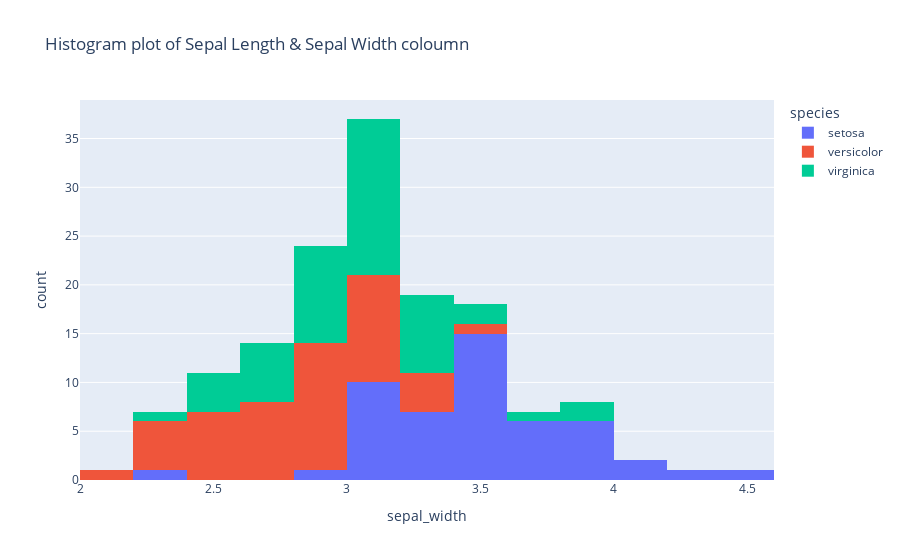

Source (notebook cell):
### Markdown cell above
## 6.Histogram
A histogram is a graphical representation of data distribution, showing:
- **Frequency or Density**: The number of data points within each range (bin).
- **Data Shape**: The overall distribution, including central tendency, variability, and skewness.

### Code cell
fig6=px.histogram(df,x='sepal_width',color='species',title='Histogram plot of Sepal Length & Sepal Width coloumn')
fig6.show()

### Figure 1 — Plotly figure (JSON) as saved in the notebook; plotly's stock layout.template omitted (floating-point values rounded to 4 significant figures)
{"data": [{"bingroup": "x", "hovertemplate": "species=setosa<br>sepal_width=%{x}<br>count=%{y}<extra></extra>", "legendgroup": "setosa", "marker": {"color": "#636efa", "pattern": {"shape": ""}}, "name": "setosa", "orientation": "v", "showlegend": true, "type": "histogram", "x": [3.5, 3.0, 3.2, 3.1, 3.6, 3.9, 3.4, 3.4, 2.9, 3.1, 3.7, 3.4, 3.0, 3.0, 4.0, 4.4, 3.9, 3.5, 3.8, 3.8, 3.4, 3.7, 3.6, 3.3, 3.4, 3.0, 3.4, 3.5, 3.4, 3.2, 3.1, 3.4, 4.1, 4.2, 3.1, 3.2, 3.5, 3.6, 3.0, 3.4, 3.5, 2.3, 3.2, 3.5, 3.8, 3.0, 3.8, 3.2, 3.7, 3.3], "xaxis": "x", "yaxis": "y"}, {"bingroup": "x", "hovertemplate": "species=versicolor<br>sepal_width=%{x}<br>count=%{y}<extra></extra>", "legendgroup": "versicolor", "marker": {"color": "#EF553B", "pattern": {"shape": ""}}, "name": "versicolor", "orientation": "v", "showlegend": true, "type": "histogram", "x": [3.2, 3.2, 3.1, 2.3, 2.8, 2.8, 3.3, 2.4, 2.9, 2.7, 2.0, 3.0, 2.2, 2.9, 2.9, 3.1, 3.0, 2.7, 2.2, 2.5, 3.2, 2.8, 2.5, 2.8, 2.9, 3.0, 2.8, 3.0, 2.9, 2.6, 2.4, 2.4, 2.7, 2.7, 3.0, 3.4, 3.1, 2.3, 3.0, 2.5, 2.6, 3.0, 2.6, 2.3, 2.7, 3.0, 2.9, 2.9, 2.5, 2.8], "xaxis": "x", "yaxis": "y"}, {"bingroup": "x", "hovertemplate": "species=virginica<br>sepal_width=%{x}<br>count=%{y}<extra></extra>", "legendgroup": "virginica", "marker": {"color": "#00cc96", "pattern": {"shape": ""}}, "name": "virginica", "orientation": "v", "showlegend": true, "type": "histogram", "x": [3.3, 2.7, 3.0, 2.9, 3.0, 3.0, 2.5, 2.9, 2.5, 3.6, 3.2, 2.7, 3.0, 2.5, 2.8, 3.2, 3.0, 3.8, 2.6, 2.2, 3.2, 2.8, 2.8, 2.7, 3.3, 3.2, 2.8, 3.0, 2.8, 3.0, 2.8, 3.8, 2.8, 2.8, 2.6, 3.0, 3.4, 3.1, 3.0, 3.1, 3.1, 3.1, 2.7, 3.2, 3.3, 3.0, 2.5, 3.0, 3.4, 3.0], "xaxis": "x", "yaxis": "y"}], "layout": {"barmode": "relative", "legend": {"title": {"text": "species"}, "tracegroupgap": 0}, "title": {"text": "Histogram plot of Sepal Length & Sepal Width coloumn"}, "xaxis": {"anchor": "y", "domain": [0, 1], "title": {"text": "sepal_width"}}, "yaxis": {"anchor": "x", "domain": [0, 1], "title": {"text": "count"}}}}
